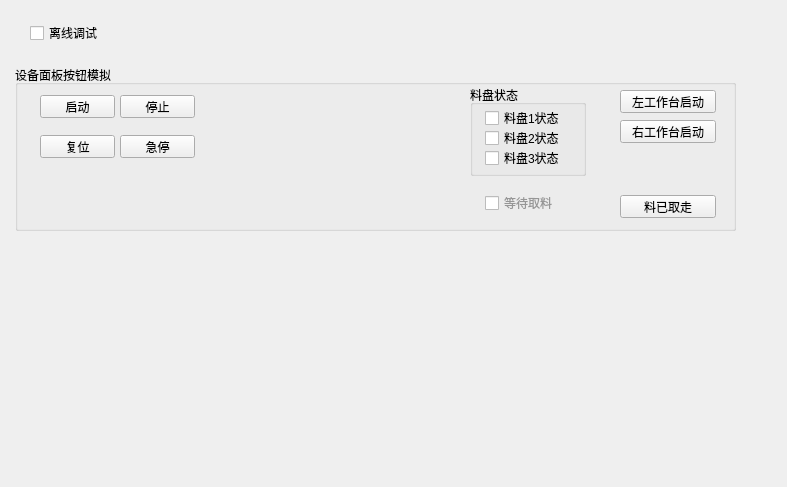
<?xml version="1.0" encoding="UTF-8"?>
<ui version="4.0">
 <class>QWorkflowDiagions</class>
 <widget class="QWidget" name="QWorkflowDiagions">
  <property name="geometry">
   <rect>
    <x>0</x>
    <y>0</y>
    <width>787</width>
    <height>487</height>
   </rect>
  </property>
  <property name="windowTitle">
   <string>QWorkflowDiagions</string>
  </property>
  <widget class="QGroupBox" name="groupBox">
   <property name="geometry">
    <rect>
     <x>15</x>
     <y>65</y>
     <width>721</width>
     <height>166</height>
    </rect>
   </property>
   <property name="title">
    <string>设备面板按钮模拟</string>
   </property>
   <widget class="QPushButton" name="pushButton">
    <property name="geometry">
     <rect>
      <x>25</x>
      <y>30</y>
      <width>75</width>
      <height>23</height>
     </rect>
    </property>
    <property name="text">
     <string>启动</string>
    </property>
   </widget>
   <widget class="QPushButton" name="pushButton_2">
    <property name="geometry">
     <rect>
      <x>105</x>
      <y>30</y>
      <width>75</width>
      <height>23</height>
     </rect>
    </property>
    <property name="text">
     <string>停止</string>
    </property>
   </widget>
   <widget class="QPushButton" name="pushButton_3">
    <property name="geometry">
     <rect>
      <x>25</x>
      <y>70</y>
      <width>75</width>
      <height>23</height>
     </rect>
    </property>
    <property name="text">
     <string>复位</string>
    </property>
   </widget>
   <widget class="QPushButton" name="pushButton_4">
    <property name="geometry">
     <rect>
      <x>105</x>
      <y>70</y>
      <width>75</width>
      <height>23</height>
     </rect>
    </property>
    <property name="text">
     <string>急停</string>
    </property>
   </widget>
   <widget class="QPushButton" name="pushButton_5">
    <property name="geometry">
     <rect>
      <x>605</x>
      <y>25</y>
      <width>96</width>
      <height>23</height>
     </rect>
    </property>
    <property name="text">
     <string>左工作台启动</string>
    </property>
   </widget>
   <widget class="QPushButton" name="pushButton_6">
    <property name="geometry">
     <rect>
      <x>605</x>
      <y>55</y>
      <width>96</width>
      <height>23</height>
     </rect>
    </property>
    <property name="text">
     <string>右工作台启动</string>
    </property>
   </widget>
   <widget class="QGroupBox" name="groupBox_2">
    <property name="geometry">
     <rect>
      <x>455</x>
      <y>20</y>
      <width>116</width>
      <height>91</height>
     </rect>
    </property>
    <property name="title">
     <string>料盘状态</string>
    </property>
    <widget class="QCheckBox" name="checkBox_2">
     <property name="geometry">
      <rect>
       <x>15</x>
       <y>25</y>
       <width>81</width>
       <height>16</height>
      </rect>
     </property>
     <property name="text">
      <string>料盘1状态</string>
     </property>
    </widget>
    <widget class="QCheckBox" name="checkBox_3">
     <property name="geometry">
      <rect>
       <x>15</x>
       <y>45</y>
       <width>86</width>
       <height>16</height>
      </rect>
     </property>
     <property name="text">
      <string>料盘2状态</string>
     </property>
    </widget>
    <widget class="QCheckBox" name="checkBox_4">
     <property name="geometry">
      <rect>
       <x>15</x>
       <y>65</y>
       <width>91</width>
       <height>16</height>
      </rect>
     </property>
     <property name="text">
      <string>料盘3状态</string>
     </property>
    </widget>
   </widget>
   <widget class="QPushButton" name="pushButton_7">
    <property name="geometry">
     <rect>
      <x>605</x>
      <y>130</y>
      <width>96</width>
      <height>23</height>
     </rect>
    </property>
    <property name="text">
     <string>料已取走</string>
    </property>
   </widget>
   <widget class="QCheckBox" name="checkBox_5">
    <property name="geometry">
     <rect>
      <x>470</x>
      <y>130</y>
      <width>71</width>
      <height>16</height>
     </rect>
    </property>
    <property name="styleSheet">
     <string notr="true">color: rgb(150, 150, 150);</string>
    </property>
    <property name="text">
     <string>等待取料</string>
    </property>
    <property name="checkable">
     <bool>false</bool>
    </property>
   </widget>
  </widget>
  <widget class="QCheckBox" name="checkBox">
   <property name="geometry">
    <rect>
     <x>30</x>
     <y>25</y>
     <width>136</width>
     <height>16</height>
    </rect>
   </property>
   <property name="text">
    <string>离线调试</string>
   </property>
  </widget>
 </widget>
 <layoutdefault spacing="6" margin="11"/>
 <resources/>
 <connections/>
</ui>
